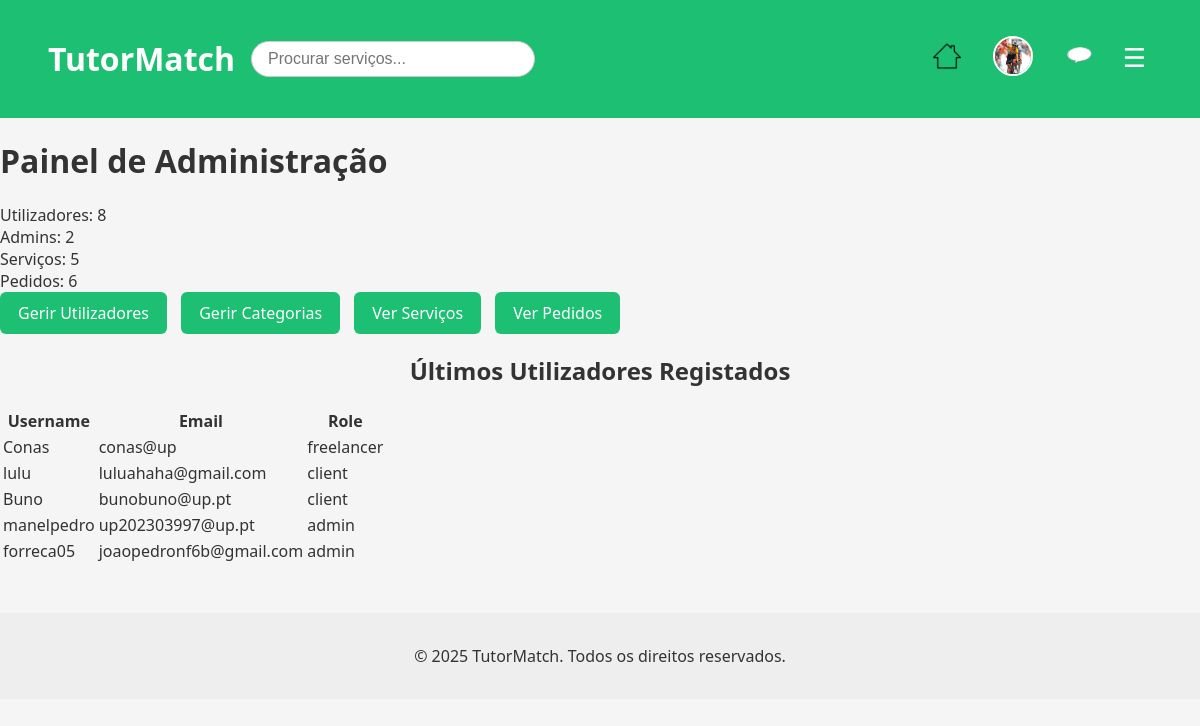
Before: /pages/admin_dashboard.php (signed in) with the older database file.
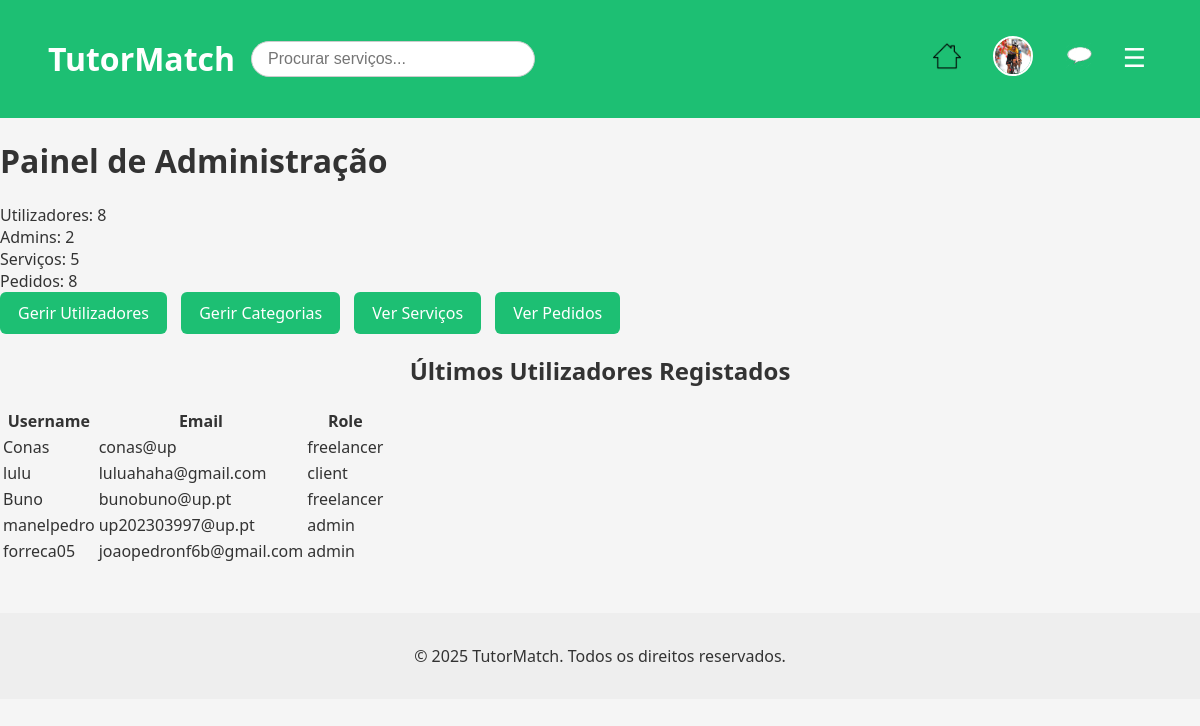
After: the same page with the newer database file.
### tables this page shows
CREATE TABLE users (
            id INTEGER PRIMARY KEY AUTOINCREMENT,
            username TEXT NOT NULL UNIQUE,
            password TEXT NOT NULL,
            email TEXT NOT NULL UNIQUE,
            role TEXT DEFAULT 'client', -- client, freelancer, admin
            name TEXT,
            profile_pic TEXT DEFAULT '../img/default.jpeg' -- Adiciona a coluna profile_pic
        );

### pages/admin_dashboard.php (the view, shortened to what this page needs)
<?php
require_once '../database/db.php';
$totalUsers = $db->query("SELECT COUNT(*) FROM users")->fetchColumn();
$totalAdmins = $db->query("SELECT COUNT(*) FROM users WHERE role = 'admin'")->fetchColumn();
$totalServices = $db->query("SELECT COUNT(*) FROM services")->fetchColumn();
$totalOrders = $db->query("SELECT COUNT(*) FROM orders")->fetchColumn();
$latestUsers = $db->query("SELECT username, email, role FROM users ORDER BY id DESC LIMIT 5")->fetchAll();
?>
<?php include_once '../includes/header.php'; ?>
<h1>Painel de Administração</h1>
<div class="dashboard-stats">
    <div class="stat">Utilizadores: <?php echo $totalUsers; ?></div>
    <div class="stat">Admins: <?php echo $totalAdmins; ?></div>
    <div class="stat">Serviços: <?php echo $totalServices; ?></div>
    <div class="stat">Pedidos: <?php echo $totalOrders; ?></div>
</div>
<div class="dashboard-actions">
    <a href="manage_users.php" class="btn">Gerir Utilizadores</a>
    <a href="manage_categories.php" class="btn">Gerir Categorias</a>
    <a href="available_services.php" class="btn">Ver Serviços</a>
    <a href="orders.php" class="btn">Ver Pedidos</a>
</div>
<h2>Últimos Utilizadores Registados</h2>
<table>
    <tr><th>Username</th><th>Email</th><th>Role</th></tr>
    <?php foreach ($latestUsers as $user): ?>
        <tr>
            <td><?php echo htmlspecialchars($user['username']); ?></td>
            <td><?php echo htmlspecialchars($user['email']); ?></td>
            <td><?php echo htmlspecialchars($user['role']); ?></td>
        </tr>
    <?php endforeach; ?>
</table>
<?php include_once '../includes/footer.php'; ?>

Changed rows visible on the page:
changed users "Buno": role "client" → "freelancer"
Other visible differences:
$totalOrders: "6" → "8"
